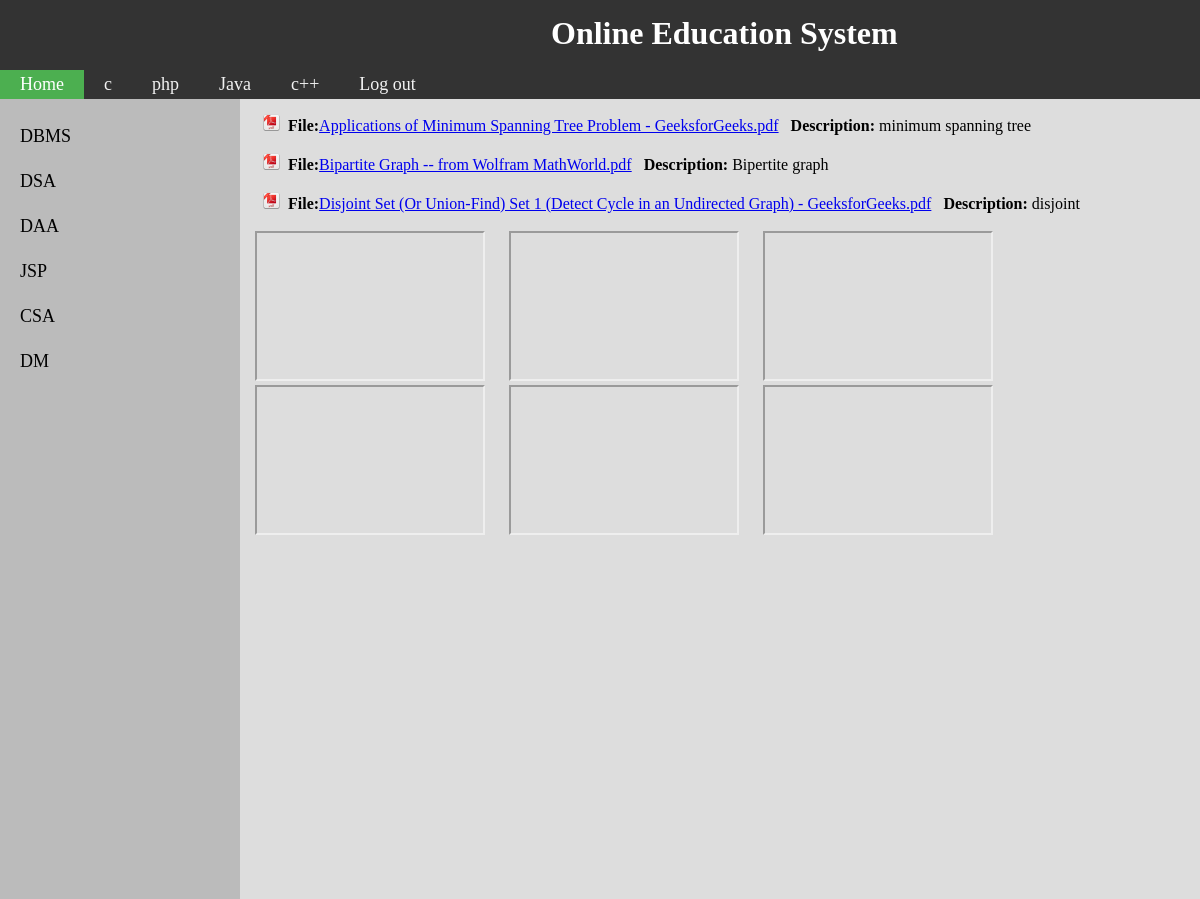
The page /OnlineEducationSystem/dsa.php (signed in) on the database its author committed.
### tables this page shows
CREATE TABLE `admin_upload` (
  `id` int(200) NOT NULL,
  `subject` varchar(500) NOT NULL,
  `filename` varchar(500) NOT NULL,
  `description` varchar(500) NOT NULL
);

CREATE TABLE `youtube` (
  `id` int(11) NOT NULL,
  `link` varchar(1000) NOT NULL,
  `branch` varchar(50) NOT NULL,
  `about` varchar(100) NOT NULL DEFAULT '3'
);

### OnlineEducationSystem/dsa.php (the view, shortened to what this page needs)
<html>
    <head>
    </head>
    <body>
        <div class="topnav" ><h1>&nbsp;&nbsp;&nbsp;&nbsp;&nbsp;&nbsp;&nbsp;&nbsp;&nbsp;&nbsp;&nbsp;&nbsp;Online Education System</h1></div>
 <div class="topnav" >
            <a class="active" href="educature/home.php">Home</a>
            <a href="c1.php">c</a>
            <a href="php.php">php</a>
            <a href="java.php">Java</a>
            <a href="c++.php">c++</a>
            <a href="logout.php">Log out</a>
        </div>
        <div class="row" style="margin:0px;height:100%" >
            <div class="left" style="background-color:#bbb;" >
                <ul id="myMenu" name="">
                    <li><a href="ce.php" onc>DBMS</a></li>
                    <li><a href="dsa.php">DSA</a></li>
                    <li><a href="daa.php">DAA</a></li>
                    <li><a href="jsp.php">JSP</a></li>
                    <li><a href="csa.php">CSA</a></li>
                    <li><a href="dm.php">DM</a></li>
                </ul>
            </div>
            <div class="right" style="background-color:#ddd;">
                <?php
                try {
                    $dbhandler = new PDO('mysql:host=127.0.0.1;dbname=php', 'root', '');
                    $dbhandler->setAttribute(PDO::ATTR_ERRMODE, PDO::ERRMODE_EXCEPTION);
                    $query = $dbhandler->query('select * from admin_upload where subject="dsa"');
                    while ($r = $query->fetch()) {
                        $fnm = $r['filename'];
                        echo "&nbsp;&nbsp;<img src='pdf.jpg' height=17 width=17/>&nbsp;&nbsp;<b>File:</b><a href='upload/$fnm' target='_blank'>" . $fnm . '</a>&nbsp;&nbsp;&nbsp;<b>Description:</b>' . $r['description'];
                        echo '<br><br>';
                    }
                    $query = $dbhandler->query('select * from youtube where branch="dsa"');
                    echo '<table class="right" style="background-color:#ddd;">';
                    while ($r = $query->fetch()) {
                        echo'
                             <iframe width="230" height="150" src="' . $r['link'] . '">
                             </iframe>&nbsp;&nbsp;&nbsp;&nbsp;&nbsp;';
                    }
                        } catch (PDOException $e) {
                    echo $e->getMessage();
                    die();
                }
                        ?>
            </div>
        </div>
    </body>
</html>

### OnlineEducationSystem/dsa.php (style rules this page uses)
body { background-color: #ddd; margin: 0px; }
h1 { color: white; padding: 5px; align-items: center; margin: 20px; margin-top: 10px; margin-bottom: 40px; margin-left: 450px; margin-right: 50px; height: 20px; }
div { margin: 0px; }
.topnav { overflow: hidden; background-color: #333; }
.topnav a { float: left; color: #f2f2f2; text-align: center; padding: 4px 20px; text-decoration: none; font-size: 18px; }
.topnav a.active { background-color: #4CAF50; color: white; }
* { box-sizing: border-box; }
.row { display: flex; }
.left { flex: 20%; padding: 15px 0; }
.right { flex: 80%; padding: 15px; }
#myMenu { list-style-type: none; padding: 0; margin: 0; }
#myMenu li a { backgrxound-color: #f6f6f6; padding: 12px 20px; text-decoration: none; font-size: 18px; color: black; display: block; }

### rows shown on the page
admin_upload: filename "Applications of Minimum Spanning Tree Problem - GeeksforGeeks.pdf", description "minimum spanning tree"
admin_upload: filename "Bipartite Graph -- from Wolfram MathWorld.pdf", description "Bipertite graph"
admin_upload: filename "Disjoint Set (Or Union-Find) Set 1 (Detect Cycle in an Undirected Graph) - GeeksforGeeks.pdf", description "disjoint"
